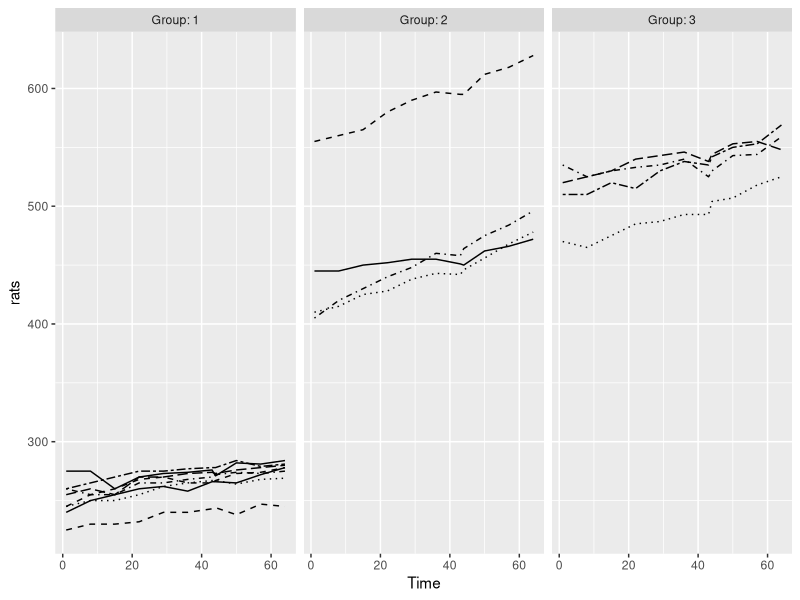

This figure's R source: (Note: this script raises an error after producing the figure.)
## ---- chunk 1
#  Reading the RATS data set into R. 
RATSL <- read.table("data/RATS.csv",sep  =",",header = TRUE)

str(RATSL)
summary(RATSL)
names(RATSL)
head(RATSL)

# Factor ID & Group in RATS dataset
RATSL$ID <- factor(RATSL$ID)
RATSL$Group <- factor(RATSL$Group)

## ---- chunk 2
#Access the package ggplot2
library(ggplot2)
# Draw the plot
ggplot(RATSL, aes(x = Time, y = rats, linetype = ID)) +
  geom_line() +
  scale_linetype_manual(values = rep(1:10, times=4)) +
  facet_grid(. ~ Group, labeller = label_both) +
  theme(legend.position = "none") + 
  scale_y_continuous(limits = c(min(RATSL$rats), max(RATSL$rats)))

#An important effect we want to take notice is how the rats who have higher value of "rats" at the beginning tend to have higher values throughout the study. This phenomenon is generally referred to as tracking.The tracking phenomenon can be seen more clearly in a plot of the standardized values of each observation.

# Standardise the variable rats
RATSL <- RATSL %>%
  group_by(Time) %>%
  mutate(stdrats = (rats - mean(rats))/sd(rats) ) %>%
  ungroup()

glimpse(RATSL)

# Plot again with the standardised bprs
ggplot(RATSL, aes(x = Time, y = stdrats, linetype = ID)) +
  geom_line() +
  scale_linetype_manual(values = rep(1:10, times=4)) +
  facet_grid(. ~ Group, labeller = label_both) +
  scale_y_continuous(name = "standardized rats")
## ---- chunk 3
library(dplyr)
library(tidyr) 

# Number of Time
n <- RATSL$Time %>% unique() %>% length()

# Summary data with mean and standard error of bprs by treatment and week 
RATSS <- RATSL %>%
  group_by(Group, Time) %>%
  summarise( mean = mean(rats), se = sd(rats)/sqrt(n) ) %>%
  ungroup()

# Glimpse the data
glimpse(RATSS)

# Plot the mean profiles
ggplot(RATSS, aes(x = Time, y = mean, linetype = Group, shape = Group)) +
  geom_line() +
  scale_linetype_manual(values = c(1,2,3)) +
  geom_point(size=3) +
  scale_shape_manual(values = c(1,2,3)) +
  geom_errorbar(aes(ymin = mean - se, ymax = mean + se, linetype="1"), width=0.3) +
  theme(legend.position = c(0.8,0.8)) +
  scale_y_continuous(name = "mean(rats) +/- se(rats)")


## ---- chunk 4
#  Reading the RATS data set into R. 
BPRSL <- read.table("data/BPRS.csv",sep  =",",header = TRUE)

str(BPRSL)
summary(BPRSL)
names(BPRSL)
head(BPRSL)

# Factor treatment & subject in BPRS data set
BPRSL$treatment <- factor(BPRSL$treatment)
BPRSL$subject <- factor(BPRSL$subject)

## ---- chunk 5

library(ggplot2)
# Plot the BPRSL data
ggplot(BPRSL, aes(x = week, y = bprs, group = subject)) + geom_line()

## ---- chunk 6
ggplot(BPRSL, aes(x = week, y = bprs, group = treatment)) + geom_line()

## ---- chunk 7
library(dplyr)
library(tidyr)

# create a regression model BPRS_reg
BPRS_reg <- lm(bprs ~ week + treatment, data = BPRSL)

# print out a summary of the model
summary(BPRS_reg)



## ---- chunk 8

# access library lme4
library(lme4)

# Create a random intercept model
BPRS_ref <- lmer(bprs ~ week + treatment + (1 | subject), data = BPRSL, REML = FALSE)

# Print the summary of the model
summary(BPRS_ref)

## ---- chunk 9
# create a random intercept and random slope model
BPRS_ref1 <- lmer(bprs ~ week + treatment + (week | subject), data = BPRSL, REML = FALSE)

# print a summary of the model
summary(BPRS_ref1)

# perform an ANOVA test on the two models
anova(BPRS_ref1, BPRS_ref)

#Finally, we can fit a random intercept and slope model that allows for a group × time interaction.

# create a random intercept and random slope model
BPRS_ref2 <- lmer(bprs ~ week * treatment + (week | subject), data = BPRSL, REML = FALSE)

# print a summary of the model
summary(BPRS_ref2)

# perform an ANOVA test on the two models
anova(BPRS_ref2, BPRS_ref1)

# draw the plot of RATSL
ggplot(BPRSL, aes(x = week, y = bprs, group = subject)) +
  geom_line(aes(linetype = treatment)) +
  scale_x_continuous(name = "Tweek", breaks = seq(0, 60, 20)) +
  scale_y_continuous(name = "bprs") +
  theme(legend.position = "top")

# Create a vector of the fitted values
Fitted <- fitted(BPRS_ref2)

# Create a new column fitted to BPRSL
RATSL <- BPRSL %>%
  mutate(Fitted)

# draw the plot of RATSL
ggplot(RATSL, aes(x = Time, y = Fitted, group = ID)) +
  geom_line(aes(linetype = Group)) +
  scale_x_continuous(name = "Time (days)", breaks = seq(0, 60, 20)) +
  scale_y_continuous(name = "Fitted weight (grams)") +
  theme(legend.position = "top")

